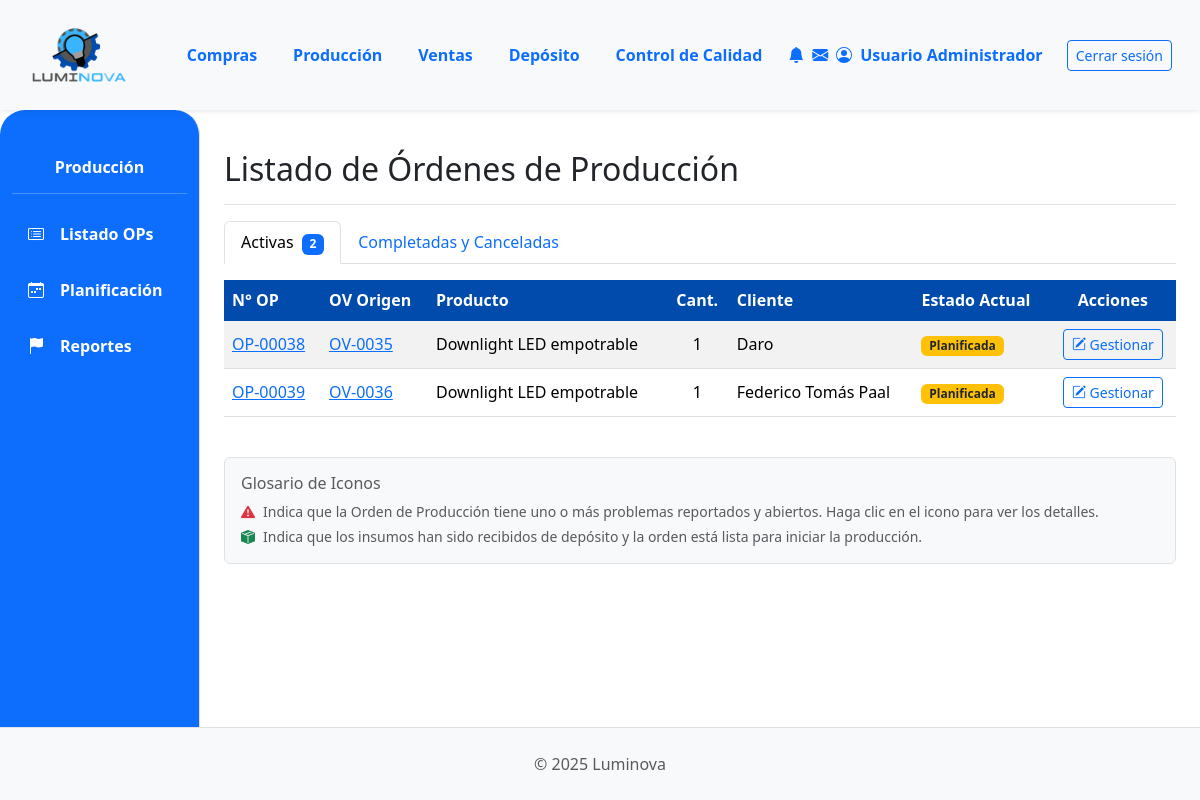
Before: /produccion/ (signed in) with the older database file.
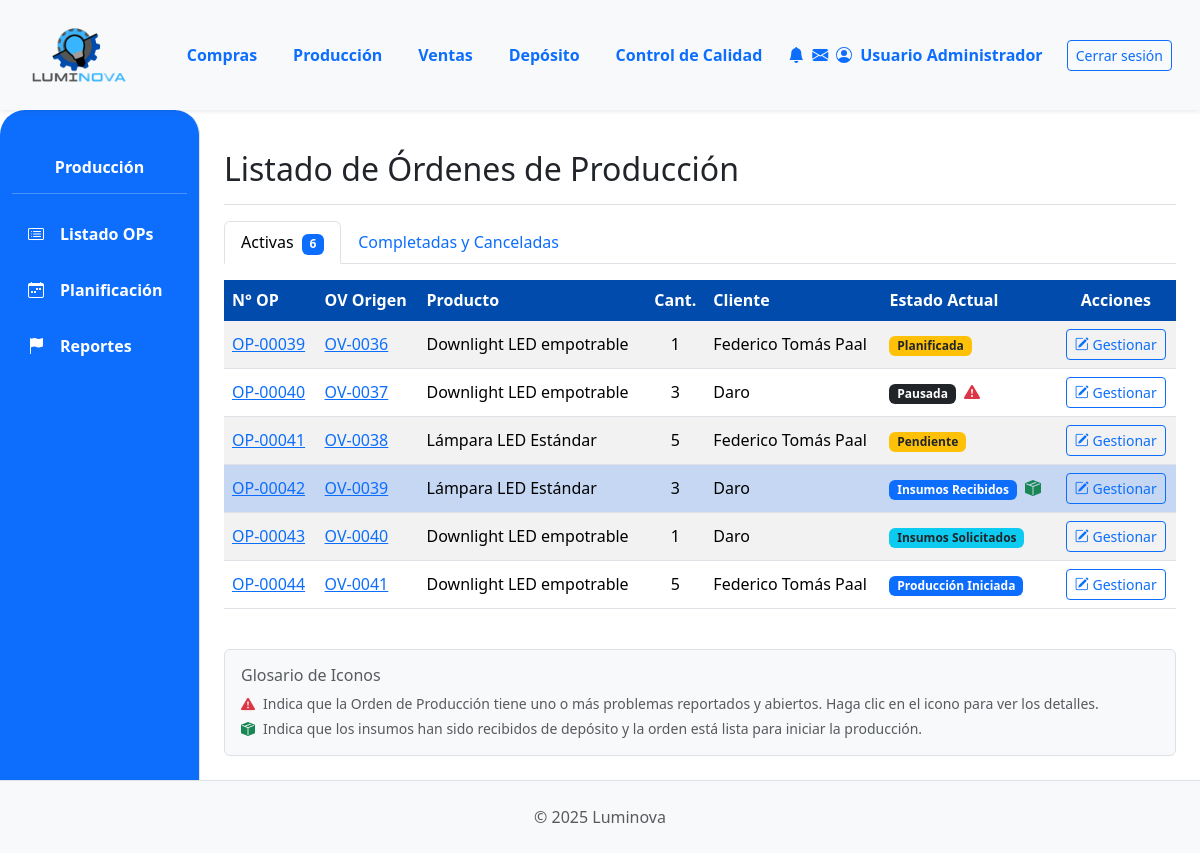
After: the same page with the newer database file.
### App_LUMINOVA/models.py (models this page shows, shortened)
class OrdenProduccion(models.Model):
    numero_op = models.CharField(
        max_length=20, unique=True, verbose_name="N° Orden de Producción"
    )
    orden_venta_origen = models.ForeignKey(
        OrdenVenta,
        on_delete=models.SET_NULL,
        null=True,
        blank=True,
        related_name="ops_generadas",
    )
    producto_a_producir = models.ForeignKey(
        ProductoTerminado, on_delete=models.PROTECT, related_name="ordenes_produccion"
    )
    cantidad_a_producir = models.PositiveIntegerField()
    estado_op = models.ForeignKey(
        EstadoOrden,
        on_delete=models.SET_NULL,
        null=True,
        blank=True,
        related_name="ops_estado",
    )
    fecha_solicitud = models.DateTimeField(default=timezone.now)
    fecha_inicio_real = models.DateTimeField(null=True, blank=True)
    fecha_inicio_planificada = models.DateField(
        null=True, blank=True
    )
    fecha_fin_real = models.DateTimeField(null=True, blank=True)
    fecha_fin_planificada = models.DateField(null=True, blank=True)
    sector_asignado_op = models.ForeignKey(
        SectorAsignado,
        on_delete=models.SET_NULL,
        null=True,
        blank=True,
        related_name="ops_sector",
    )
    notas = models.TextField(null=True, blank=True, verbose_name="Notas")
    def get_estado_op_display(self):
        if self.estado_op:
            return self.estado_op.nombre
        return "Sin Estado Asignado"

class OrdenVenta(models.Model):
    ESTADO_CHOICES = [
        ("PENDIENTE", "Pendiente Confirmación"),
        ("CONFIRMADA", "Confirmada (Esperando Producción)"),
        ("INSUMOS_SOLICITADOS", "Insumos Solicitados"),
        ("PRODUCCION_INICIADA", "Producción Iniciada"),
        ("PRODUCCION_CON_PROBLEMAS", "Producción con Problemas"),
        ("LISTA_ENTREGA", "Lista para Entrega"),
        ("COMPLETADA", "Completada/Entregada"),
        ("CANCELADA", "Cancelada"),
    ]
    numero_ov = models.CharField(
        max_length=20, unique=True, verbose_name="N° Orden de Venta"
    )
    cliente = models.ForeignKey(
        Cliente, on_delete=models.PROTECT, related_name="ordenes_venta"
    )
    fecha_creacion = models.DateTimeField(default=timezone.now)
    estado = models.CharField(
        max_length=50, choices=ESTADO_CHOICES, default="PENDIENTE"
    )
    total_ov = models.DecimalField(
        max_digits=12, decimal_places=2, default=0.00, verbose_name="Total OV"
    )
    notas = models.TextField(blank=True, null=True)

class ProductoTerminado(models.Model):
    descripcion = models.CharField(max_length=255)  # Aumentado max_length
    categoria = models.ForeignKey(
        CategoriaProductoTerminado,
        on_delete=models.PROTECT,
        related_name="productos_terminados",
    )
    precio_unitario = models.DecimalField(max_digits=10, decimal_places=2, default=0.00)
    stock = models.IntegerField(default=0)
    modelo = models.CharField(max_length=50, blank=True, null=True)
    potencia = models.IntegerField(blank=True, null=True)
    acabado = models.CharField(max_length=50, blank=True, null=True)
    color_luz = models.CharField(max_length=50, blank=True, null=True)
    material = models.CharField(max_length=50, blank=True, null=True)
    imagen = models.ImageField(null=True, blank=True, upload_to="productos_terminados/")

class Cliente(models.Model):
    nombre = models.CharField(max_length=150, unique=True)
    direccion = models.TextField(blank=True)
    telefono = models.CharField(max_length=25, blank=True)
    email = models.EmailField(unique=True, null=True, blank=True)

class EstadoOrden(
    models.Model
):
    nombre = models.CharField(
        max_length=50, unique=True
    )

### App_LUMINOVA/views.py (the view)
# urls.py: path('produccion/', produccion_lista_op_view, name='produccion_principal'),
@login_required
def produccion_lista_op_view(request):
    ESTADOS_FINALIZADOS = ["Completada", "Cancelada"]
    base_query = OrdenProduccion.objects.select_related(
        'producto_a_producir__categoria',
        'orden_venta_origen__cliente',
        'estado_op',
        'sector_asignado_op'
    ).prefetch_related(
        Prefetch(
            'reportes_incidencia',
            queryset=Reportes.objects.filter(resuelto=False).select_related('reportado_por', 'sector_reporta'),
            to_attr='reportes_abiertos' # El resultado se guardará en op.reportes_abiertos
        )
    )
    ops_activas = base_query.exclude(
        estado_op__nombre__in=ESTADOS_FINALIZADOS
    ).order_by('fecha_solicitud')
    ops_finalizadas = base_query.filter(
        estado_op__nombre__in=ESTADOS_FINALIZADOS
    ).order_by('-fecha_solicitud')
    context = {
        'ops_activas_list': ops_activas,
        'ops_finalizadas_list': ops_finalizadas,
        'titulo_seccion': 'Listado de Órdenes de Producción',
    }
    return render(request, 'produccion/produccion_lista_op.html', context)

### App_LUMINOVA/templates/produccion/produccion_lista_op.html (shortened to what the changed rows need)
{% extends 'padre.html' %}
{% load static %}
{% load django_bootstrap5 %}
{% block content %}
<div class="d-flex justify-content-between flex-wrap flex-md-nowrap align-items-center pt-3 pb-2 mb-3 border-bottom">
    <h1 class="h2">{{ titulo_seccion }}</h1>
</div>
<ul class="nav nav-tabs" id="opTab" role="tablist">
  <li class="nav-item" role="presentation">
    <button class="nav-link active" id="activas-tab" data-bs-toggle="tab" data-bs-target="#activas-tab-pane" type="button" role="tab">
      Activas <span class="badge bg-primary ms-1">{{ ops_activas_list|length }}</span>
    </button>
  </li>
</ul>
<div class="tab-content" id="opTabContent">
  <div class="tab-pane fade show active" id="activas-tab-pane" role="tabpanel">
    <div class="table-responsive mt-3">
        <table class="table table-striped table-hover align-middle">
            <thead class="color-thead">
                <tr>
                    <th style="background-color: #014BAC; color: white;">N° OP</th>
                    <th style="background-color: #014BAC; color: white;">OV Origen</th>
                    <th style="background-color: #014BAC; color: white;">Producto</th>
                    <th class="text-center" style="background-color: #014BAC; color: white;">Cant.</th>
                    <th style="background-color: #014BAC; color: white;">Cliente</th>
                    <th style="background-color: #014BAC; color: white;">Estado Actual</th>
                    <th class="text-center" style="background-color: #014BAC; color: white;">Acciones</th>
                </tr>
            </thead>
            <tbody>
                {% for op in ops_activas_list %}
                <tr class="{% if op.estado_op.nombre|lower == 'insumos recibidos' %}table-info-light{% endif %}">
                    <td><a href="{% url 'App_LUMINOVA:produccion_detalle_op' op.id %}">{{ op.numero_op }}</a></td>
                    <td>{% if op.orden_venta_origen %}<a href="{% url 'App_LUMINOVA:ventas_detalle_ov' op.orden_venta_origen.id %}">{{ op.orden_venta_origen.numero_ov }}</a>{% else %}N/A{% endif %}</td>
                    <td>{{ op.producto_a_producir.descripcion|truncatechars:30 }}</td>
                    <td class="text-center">{{ op.cantidad_a_producir }}</td>
                    <td>{{ op.orden_venta_origen.cliente.nombre|default_if_none:"N/A" }}</td>
                    <td>
                        <span class="badge {% if op.estado_op.nombre|lower == 'pausada' %}bg-dark{% elif op.estado_op.nombre|lower == 'producción con problemas' %}bg-danger{% elif op.estado_op.nombre|lower == 'pendiente' or op.estado_op.nombre|lower == 'planificada' %}bg-warning text-dark{% elif op.estado_op.nombre|lower == 'insumos solicitados' %}bg-info text-dark{% else %}bg-primary{% endif %}">{{ op.get_estado_op_display }}</span>
                        {% if op.reportes_abiertos %}
                            <a href="#" data-bs-toggle="modal" data-bs-target="#modalReportesOP{{ op.id }}" class="ms-1" title="Ver reportes de problemas para OP {{ op.numero_op }}"><i class="bi bi-exclamation-triangle-fill text-danger"></i></a>
                        {% elif op.estado_op and op.estado_op.nombre|lower == 'insumos recibidos' %}
                            <i class="bi bi-box-seam-fill text-success ms-1" title="Insumos Recibidos. Lista para iniciar producción."></i>
                        {% endif %}
                    </td>
                    <td class="text-center"><a href="{% url 'App_LUMINOVA:produccion_detalle_op' op.id %}" class="btn btn-sm btn-outline-primary"><i class="bi bi-pencil-square"></i> Gestionar</a></td>
                </tr>
                {% empty %}
                <tr><td colspan="7" class="text-center p-4"><i class="bi bi-check-circle-fill text-success me-2"></i>No hay órdenes de producción activas.</td></tr>
                {% endfor %}
            </tbody>
        </table>
    </div>
  </div>
</div>
{% endblock %}

Changed rows visible on the page:
no longer on this page (row edited): OrdenProduccion: numero_op "OP-00038", orden_venta_origen.numero_ov "OV-0035", producto_a_producir.descripcion "Downlight LED empotrable", cantidad_a_producir "1", orden_venta_origen.cliente.nombre "Daro", estado_op "Planificada"
added OrdenProduccion: numero_op "OP-00040", orden_venta_origen.numero_ov "OV-0037", producto_a_producir.descripcion "Downlight LED empotrable", cantidad_a_producir "3", orden_venta_origen.cliente.nombre "Daro", estado_op "Pausada"
added OrdenProduccion: numero_op "OP-00041", orden_venta_origen.numero_ov "OV-0038", producto_a_producir.descripcion "Lámpara LED Estándar", cantidad_a_producir "5", orden_venta_origen.cliente.nombre "Federico Tomás Paal", estado_op "Pendiente"
added OrdenProduccion: numero_op "OP-00042", orden_venta_origen.numero_ov "OV-0039", producto_a_producir.descripcion "Lámpara LED Estándar", cantidad_a_producir "3", orden_venta_origen.cliente.nombre "Daro", estado_op "Insumos Recibidos"
added OrdenProduccion: numero_op "OP-00043", orden_venta_origen.numero_ov "OV-0040", producto_a_producir.descripcion "Downlight LED empotrable", cantidad_a_producir "1", orden_venta_origen.cliente.nombre "Daro", estado_op "Insumos Solicitados"
added OrdenProduccion: numero_op "OP-00044", orden_venta_origen.numero_ov "OV-0041", producto_a_producir.descripcion "Downlight LED empotrable", cantidad_a_producir "5", orden_venta_origen.cliente.nombre "Federico Tomás Paal", estado_op "Producción Iniciada"
Other visible differences:
{{ ops_activas_list|length }}: "2" → "6"
